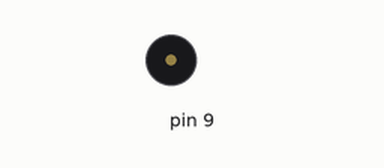
Recording of a sketch running on a simulated Arduino Uno, built with avr-gcc and run on an emulated ATmega328P. Shown: buzzer (waves = sounding). At 13.7 s the program stops and its outputs stay as they are.

Above: at 0.1 s.
Timing chart, 0 to 1.6 s (numbered marks = the images above):
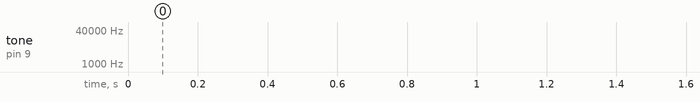

The sketch:

ToneAC.ino
```cpp
#include <toneAC.h>

// Melody liberated from the toneMelody Arduino example sketch by Tom Igoe.
int melody[] = { 262, 196, 196, 220, 196, 0, 247, 262 };
int noteDurations[] = { 4, 8, 8, 4, 4, 4, 4, 4 };
int lowf = 13000;
int highf = 18000;

void setup() {} // Nothing to setup, just start playing!

void loop() {
  for (int repeat = 1; repeat <= 10; repeat += 1) {
    for (unsigned long freq = lowf; freq <= highf; freq += 10) {
      toneAC(freq); // Play the frequency (125 Hz to 15 kHz sweep in 10 Hz steps).
      delay(1);     // Wait 1 ms so you can hear it.
    }
    for (unsigned long freq = highf; freq >= lowf; freq -= 10) {
      toneAC(freq); // Play the frequency (125 Hz to 15 kHz sweep in 10 Hz steps).
      delay(1);     // Wait 1 ms so you can hear it.
    }
  }
  toneAC(); // Turn off toneAC, can also use noToneAC().

  delay(1000); // Wait a second.

  for (int thisNote = 0; thisNote < 8; thisNote++) {
    int noteDuration = 1000/noteDurations[thisNote];
    toneAC(melody[thisNote], 10, noteDuration, true); // Play thisNote at full volume for noteDuration in the background.
    delay(noteDuration * 4 / 3); // Wait while the tone plays in the background, plus another 33% delay between notes.
  }

  while(1); // Stop (so it doesn't repeat forever driving you crazy--you're welcome).
}
```
